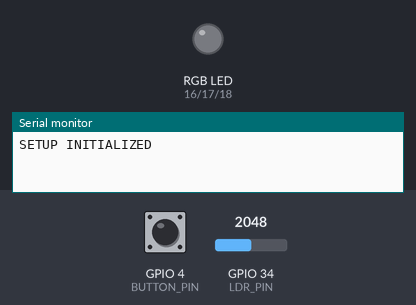
Recording of a sketch running on a simulated ESP32. On the bench: an RGB LED mixed from three pins (HIGH = lit), the last lines printed to the serial monitor. The test bench sets the inputs (shaded band); at power-on: GPIO 4 (BUTTON_PIN) HIGH, GPIO 34 (LDR_PIN) = 2048 (analog values on the 0–4095 scale).

Above: at 2.2 s.
2.3 s: GPIO 4 (BUTTON_PIN) pulled LOW for 0.15 s
At 2.85 s:
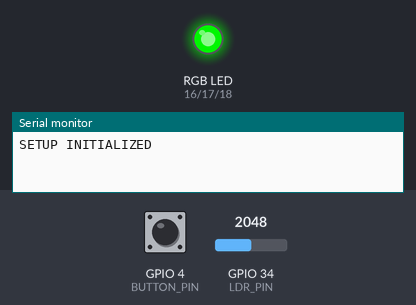
4.6 s: GPIO 4 (BUTTON_PIN) pulled LOW for 1 s
At 5.78 s:
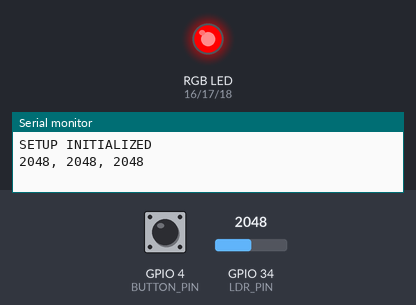
7.7 s: GPIO 4 (BUTTON_PIN) pulled LOW for 3.2 s
At 11.48 s:
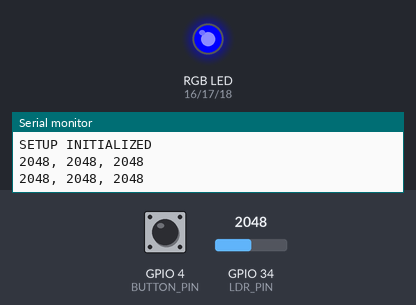
Timing chart, 0 to 13.1 s (numbered marks = the images above; inputs shaded):
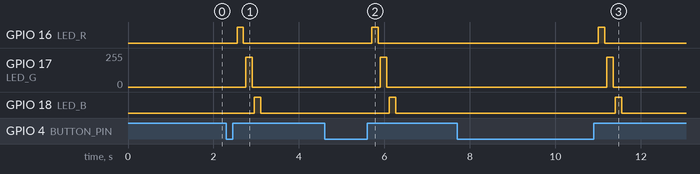

The sketch:

ESP_Color_DataCollect.ino
```cpp
// ======================
// ESP32 Color Detection
// ======================

// Pin Definitions
#define LED_R 16
#define LED_G 17
#define LED_B 18
#define LDR_PIN 34
#define BUTTON_PIN 4

// Settings
const int SETTLE_MS = 50;
const int calibratedPWM_R = 255;
const int calibratedPWM_G = 225;
const int calibratedPWM_B = 255;
const int ADC_MAX = 4095;

// Global variables
bool systemReady = false;
unsigned long lastDebounceTime = 0;
const unsigned long debounceDelay = 50;

// ------------------------------------------------
// LED Control Functions
// ------------------------------------------------
void setupLEDC() {
  // Configure LEDC PWM using ledcAttach (your core's function)
  ledcAttach(LED_R, 5000, 8);  // pin, freq, resolution
  ledcAttach(LED_G, 5000, 8);
  ledcAttach(LED_B, 5000, 8);
}

void ledOff() {
  ledcWrite(LED_R, 0);
  ledcWrite(LED_G, 0);
  ledcWrite(LED_B, 0);
}

// ------------------------------------------------
// LDR Reading Functions
// ------------------------------------------------
int readLDRWithLED(int ledPin, int pwmValue) {
  ledcWrite(ledPin, pwmValue);
  delay(100);  // Longer delay for dark objects

  // Take more samples
  long total = 0;
  for(int i = 0; i < 10; i++) {
    total += analogRead(LDR_PIN);
    delay(5);
  }

  int ldrValue = total / 10;
  ledcWrite(ledPin, 0);
  delay(50);

  return ldrValue;
}


// ------------------------------------------------
// Button Functions
// ------------------------------------------------
bool isButtonPressed() {
  static bool lastButtonState = HIGH;
  bool reading = digitalRead(BUTTON_PIN);

  if (reading != lastButtonState) {
    lastDebounceTime = millis();
  }

  if ((millis() - lastDebounceTime) > debounceDelay) {
    if (reading == LOW) {  // Button pressed (LOW due to pull-up)
      lastButtonState = reading;
      return true;
    }
  }

  lastButtonState = reading;
  return false;
}

void waitForButtonPress() {
  while(true) {
    if(isButtonPressed()) {
      // Wait for button release
      while(digitalRead(BUTTON_PIN) == LOW) {
        delay(10);
      }
      delay(100);  // Extra debounce
      break;
    }
    delay(50);
  }
}

// ------------------------------------------------
// Setup and Main Loop
// ------------------------------------------------
void setup() {
  Serial.begin(115200);
  delay(1000);  // Wait for serial to initialize

  // Initialize pins
  pinMode(BUTTON_PIN, INPUT_PULLUP);

  // Setup ADC
  analogReadResolution(12);
  analogSetAttenuation(ADC_11db);

  // Setup LEDs
  setupLEDC();
  ledOff();

  Serial.println("SETUP INITIALIZED");

  systemReady = true;
}

void loop() {
  if(!systemReady) return;

  waitForButtonPress();

  int valR = readLDRWithLED(LED_R, calibratedPWM_R);
  int valG = readLDRWithLED(LED_G, calibratedPWM_G);
  int valB = readLDRWithLED(LED_B, calibratedPWM_B);

  Serial.print(valR);
  Serial.print(", ");
  Serial.print(valG);
  Serial.print(", ");
  Serial.println(valB);

  delay(200);
}
```

Measured:
- after the input at 2.3 s, GPIO 16 (LED_R): LOW → HIGH after 0.25 s, → LOW 0.15 s later; GPIO 17 (LED_G): 0/255 → 224/255 after 0.45 s, → 0/255 0.15 s later; GPIO 18 (LED_B): LOW → HIGH after 0.65 s, → LOW 0.15 s later
- after the input at 4.6 s, GPIO 16 (LED_R): LOW → HIGH after 1.1 s, → LOW 0.15 s later; GPIO 17 (LED_G): 0/255 → 224/255 after 1.3 s, → 0/255 0.15 s later; GPIO 18 (LED_B): LOW → HIGH after 1.5 s, → LOW 0.15 s later
- after the input at 7.7 s, GPIO 16 (LED_R): LOW → HIGH after 3.3 s, → LOW 0.15 s later; GPIO 17 (LED_G): 0/255 → 224/255 after 3.5 s, → 0/255 0.15 s later; GPIO 18 (LED_B): LOW → HIGH after 3.7 s, → LOW 0.15 s later
